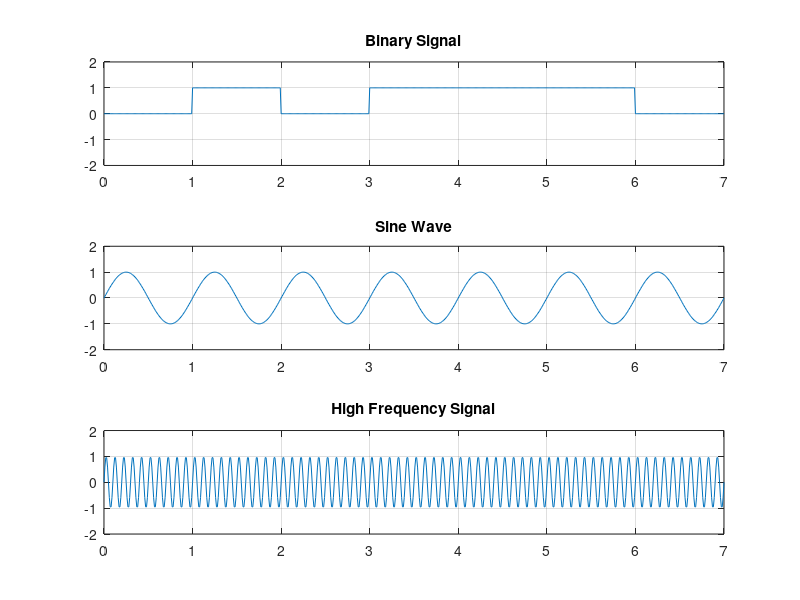

Recreate this plot in MATLAB.
%Frequency Shift Keying
clc; % কমান্ড উইন্ডো পরিষ্কার করে
clear; % ওয়ার্কস্পেস থেকে সব ভেরিয়েবল সরায়
close all; % সব ওপেন ফিগার উইন্ডো বন্ধ করে

b=[0 1 0 1 1 1 0];% বাইনারি ডেটা সিকোয়েন্স
n=length(b); %b-এর দৈর্ঘ্য (n=7)
t=0:.01:n; %টাইম ভেক্টর t 0 থেকে 7 পর্যন্ত গিয়েছে। .01 ইন্টারভ্যালে প্রায় 701 পয়েন্ট তৈরি হলো।


for i =1:n
bw(i*100:(i+1)*100)=b(i); %লুপে প্রতিটি বিটকে ১০০ স্যাম্পলে রিপ্রেজেন্ট করছি
end
bw=bw(100:end); % প্রথম 100 স্যাম্পল বাদ দিয়ে ঠিক করছি
sint=sin(2*pi*t); % বেস সাইনওয়েভ (১ Hz ফ্রিকোয়েন্সি) , Carrier Signal

f=10;% ফ্রিকোয়েন্সি সেট করছি 10 Hz
y = sin(2 * pi * f * t);  %উচ্চ ফ্রিকোয়েন্সি সাইনওয়েভ (10 Hz)

subplot(3,1,1);
plot(t,bw) %x-axis: time | y-axis: 0 অথবা 1
grid on;
axis([0 n -2 +2])
title('Binary Signal')

subplot(3,1,2)
plot(t,sint) %দ্বিতীয় সাবপ্লটে sint (১ Hz সাইনওয়েভ)
grid on;
title('Sine Wave')
axis([0 n -2 +2])

subplot(3,1,3)
plot(t,y) %তৃতীয় সাবপ্লটে y (১০ Hz সাইনওয়েভ) দেখাচ্ছি
grid on;
axis([0 n -2 +2])
title('High Frequency Signal')
